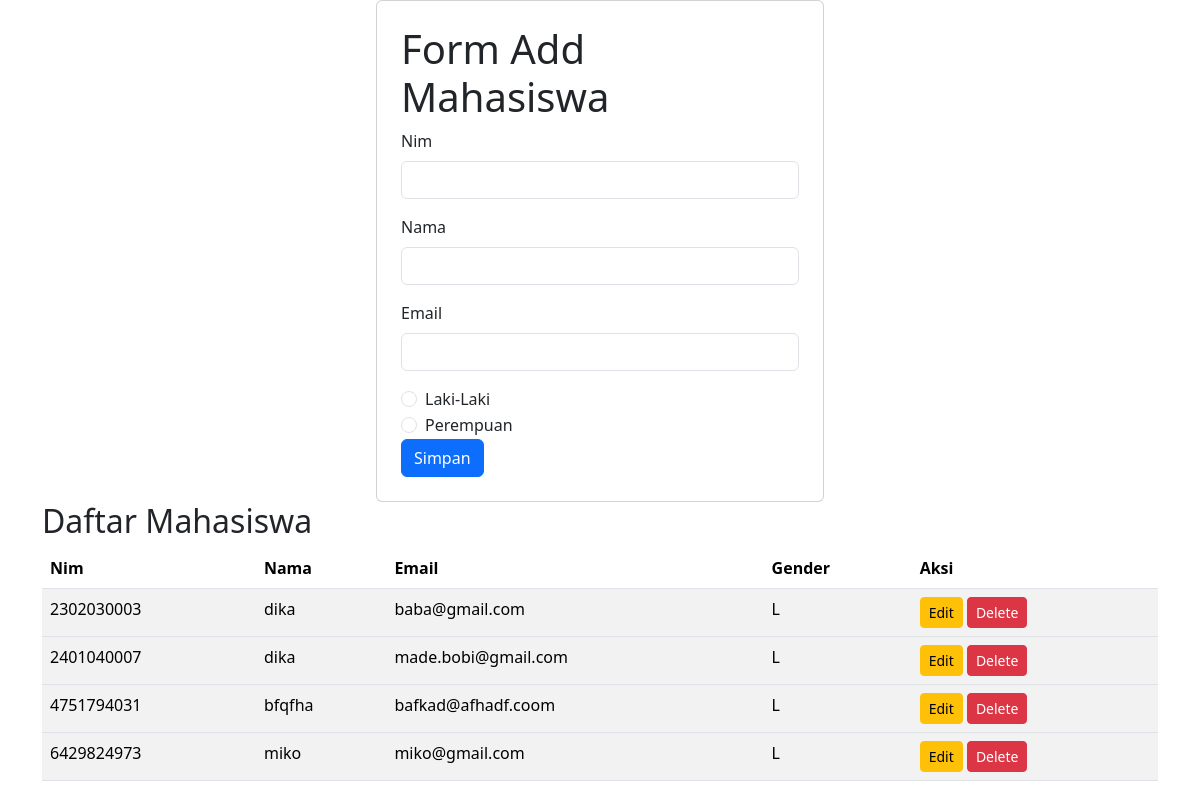
The page / on the database its author committed.
### tables this page shows
CREATE TABLE `mahasiswa` (
  `nim` char(10) NOT NULL,
  `nama` varchar(100) NOT NULL DEFAULT '',
  `email` varchar(100) NOT NULL DEFAULT '',
  `gender` enum('L','P') DEFAULT 'L',
  PRIMARY KEY (`nim`)
);

### classes/Mahasiswa.php (called while the page is built, shortened)
<?php
require_once('lib/Database.php');
class Mahasiswa
{
    public $db;
    function __construct()
    {
        $this->db = new Database();
    }
    function show()
    {
        $query = "SELECT * FROM mahasiswa";
        return $this->db->select($query);
    }
}

### lib/Database.php (called while the page is built, shortened)
<?php
class Database
{
    public $host = HOST;
    public $user = USER;
    public $pass = PASSWORD;
    public $db = DATABASE;
    public $conn;
    function dbconnect()
    {
        $this->conn = mysqli_connect($this->host, $this->user, $this->pass, $this->db);
    }
    function select($query)
    {
        $data = [];
        $hasil = mysqli_query($this->conn, $query);
        while ($baris = mysqli_fetch_assoc($hasil)) {
            $data[] = $baris;
        }
        return $data;
    }
}

### index.php (the view, shortened to what this page needs)
<?php
require_once('classes/Mahasiswa.php');
$mhs = new Mahasiswa();
?>
<!doctype html>
<html lang="en">
<head>
    <link href="https://cdn.jsdelivr.net/npm/bootstrap@5.3.3/dist/css/bootstrap.min.css" rel="stylesheet">
</head>
<body>
    <div class="container">
        <div class="card  p-4 mx-auto" style="width: 28rem;">
            <h1>Form Add Mahasiswa</h1>
            <form action="" method="post">
                <div class="mb-3">
                    <label for="nim" class="form-label">Nim</label>
                    <input type="text" class="form-control" id="nim" name="nim">
                </div>
                <div class="mb-3">
                    <label for="nama" class="form-label">Nama</label>
                    <input type="text" class="form-control" id="nama" name="nama">
                </div>
                <div class="mb-3">
                    <label for="email" class="form-label">Email</label>
                    <input type="email" class="form-control" id="email" name="email">
                </div>
                <div class="form-check">
                    <input class="form-check-input" type="radio" id="laki" name="gender" value="L">
                    <label class="form-check-label" for="laki">Laki-Laki</label>
                </div>
                <div class="form-check">
                    <input class="form-check-input" type="radio" id="perempuan" name="gender" value="P">
                    <label class="form-check-label" for="perempuan">Perempuan</label>
                </div>
                <button type="submit" class="btn btn-primary">Simpan</button>
            </form>
        </div>
        <div class="mt5">
            <h2>Daftar Mahasiswa</h2>
            <table class="table table-striped">
                <thead>
                    <tr>
                        <th scope="col">Nim</th>
                        <th scope="col">Nama</th>
                        <th scope="col">Email</th>
                        <th scope="col">Gender</th>
                        <th scope="col">Aksi</th>
                    </tr>
                </thead>
                <tbody>
                    <?php
                    $data = $mhs->show();
                    foreach ($data as $key => $item) { ?>
                        <tr>
                            <td><?= $item['nim'] ?></td>
                            <td><?= $item['nama'] ?></td>
                            <td><?= $item['email'] ?></td>
                            <td><?= $item['gender'] ?></td>
                            <td>
                                <a href="edit.php?nim=<?= $item['nim'] ?>"class="btn btn-warning btn-sm">Edit</a>
                                <a href="delete.php?nim=<?= $item['nim'] ?>" class="btn btn-danger btn-sm">Delete</a>
                            </td>
                        </tr>
                </tbody>
            <?php
                    }
            ?>
            </table>
        </div>
    </div>
</body>
</html>

### rows shown on the page
mahasiswa: nim "2302030003", nama "dika", email "baba@gmail.com", gender "L"
mahasiswa: nim "2401040007", nama "dika", email "made.bobi@gmail.com", gender "L"
mahasiswa: nim "4751794031", nama "bfqfha", email "bafkad@afhadf.coom", gender "L"
mahasiswa: nim "6429824973", nama "miko", email "miko@gmail.com", gender "L"
